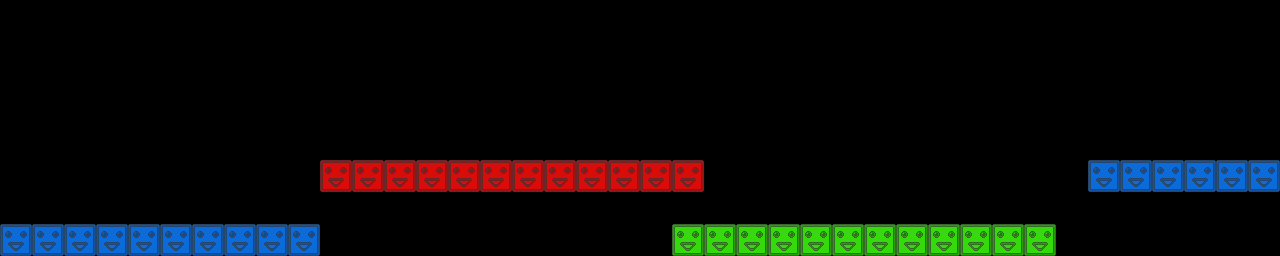

Below is a game level as drawn by its tile map, then a one-line description and the .tmx that defines it (tile-layer data replaced by summaries):
An orthogonal 40x8 tile map with 32x32 px tiles, 3 tile layers (red, green, blue).

<map version="1.0" orientation="orthogonal" width="40" height="8" tilewidth="32" tileheight="32">
 <tileset firstgid="1" name="blocks" tilewidth="32" tileheight="32">
  <image source="blocks.png" width="96" height="32" />
 </tileset>
 <layer name="red" width="40" height="8">
  <data>[320 cells, 12 non-empty, 1 distinct tile ids]</data>
 </layer>
 <layer name="green" width="40" height="8">
  <data>[320 cells, 12 non-empty, 1 distinct tile ids]</data>
 </layer>
 <layer name="blue" width="40" height="8">
  <data>[320 cells, 16 non-empty, 1 distinct tile ids]</data>
 </layer>
</map>
